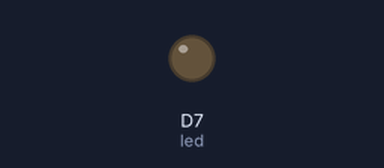
This sketch was run on a simulated ESP8266 (NodeMCU). Parts: output pins drawn as LEDs (lit = HIGH).

Above: at 1.3 s.
At 17.4 s:
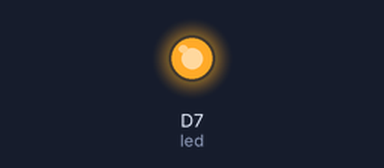
Timing chart, 0 to 19.0 s (numbered marks = the images above):
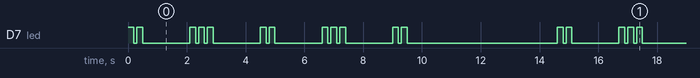

The sketch:

mosecode.ino
```cpp
int led = D7;
int longBlink = 800; //for a bar
int shortBlink = 200; // for a dot
void setup() {
    pinMode(led, OUTPUT);

}

void loop() {
    //Letter I
    blinkDot();
    blinkDot();
    delay(1500);

    //Letter S
    blinkDot();
    blinkDot();
    blinkDot();
    delay(1500);

    //Letter I
    blinkDot();
    blinkDot();
    delay(1500);

    //Letter R
    blinkDot();
    blinkBar();
    blinkDot();
    delay(1500);

    //Letter A
    blinkDot();
    blinkBar();

    delay(5000);//To show the end of the first name.

}

void blinkBar(){
    digitalWrite(led,HIGH);//BAR
    delay(shortBlink);
    digitalWrite(led,LOW);
    delay(100);
}

void blinkDot(){
    digitalWrite(led,HIGH);//DOT
    delay(shortBlink);
    digitalWrite(led,LOW);
    delay(100);
}
```

Measured:
- by itself, D7 (led): moves between LOW and HIGH, repeating every 14.6 s
- by itself, everything shown: repeats every 14.6 s, in 24 steps
